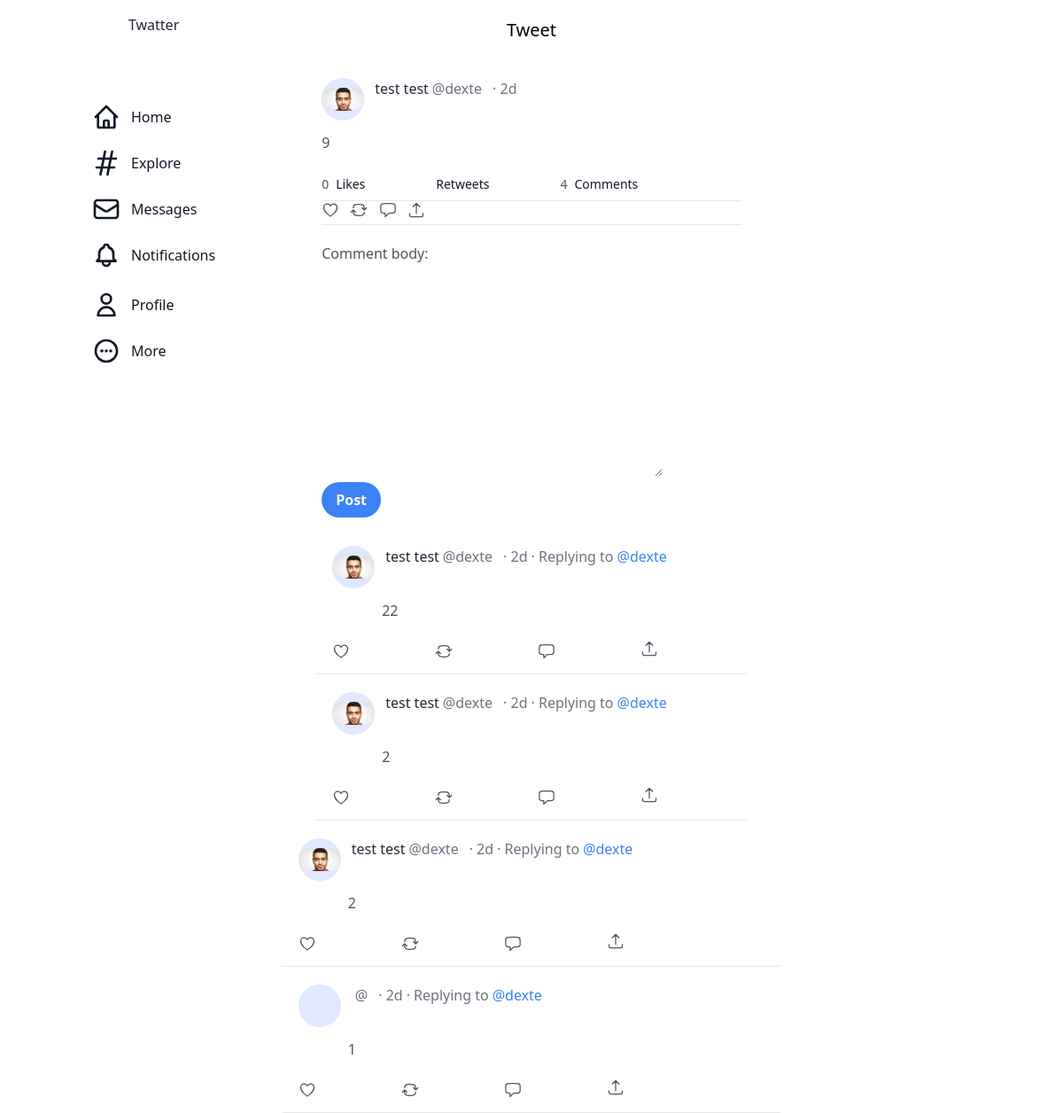
/posts/comments/13/, run on the app's committed database.
### posts/models.py (models this page shows, shortened)
class Post(models.Model):
    post_body = models.TextField(max_length=124)
    user = models.ForeignKey(User, on_delete=models.CASCADE, blank = True, null = True )
    first_name = models.ForeignKey(User, on_delete=models.CASCADE, blank = True, null = True, related_name='first_name_1')
    created_date = models.DateTimeField(auto_now_add = True)
    is_tweet = models.BooleanField(default=False, blank=True,null=True)
    is_media = models.BooleanField(default=False, blank=True,null=True)
    is_reply = models.BooleanField(default=False, blank=True,null=True)
    likes = models.ManyToManyField(User, blank=True, related_name="likes")
    liked_post = models.ManyToManyField(User, blank=True, related_name="liked_post")
    class Meta:
        ordering = ['-created_date']
    def whenposted(self):
        now = timezone.now()
        diff = now - self.created_date
        if diff.days == 0 and diff.seconds >= 0 and diff.seconds < 60:
            seconds = diff.seconds
            if seconds == 0:
                return "Now"
            else:
                return str(seconds) + "s"
        if diff.days == 0 and diff.seconds >= 60 and diff.seconds < 3600:
            minutes= math.floor(diff.seconds/60)
            if minutes == 1:
                return str(minutes) + "m"
            else:
                return str(minutes) + "m"
        if diff.days == 0 and diff.seconds >= 3600 and diff.seconds < 86400:
            hours= math.floor(diff.seconds/3600)
            if hours == 1:
                return str(hours) + "h"
            else:
                return str(hours) + "h"
        if diff.days >= 1 and diff.days < 30:
            days= diff.days
            if days == 1:
                return str(days) + "d"
            else:
                return str(days) + "d"

class Comment(models.Model):
    comment_body = models.TextField(max_length=124)
    author = models.ForeignKey(User, on_delete=models.CASCADE, blank=True, null = True)
    created_date = models.DateTimeField(auto_now_add=True)
    comment_likes = models.ManyToManyField(User, related_name="comment_likes")
    post_id = models.IntegerField(default=0)
    class Meta:
        ordering = ['-created_date']
    def whenposted(self):
        now = timezone.now()
        diff = now - self.created_date
        if diff.days == 0 and diff.seconds >= 0 and diff.seconds < 60:
            seconds = diff.seconds
            if seconds == 0:
                return "Now"
            else:
                return str(seconds) + "s"
        if diff.days == 0 and diff.seconds >= 60 and diff.seconds < 3600:
            minutes= math.floor(diff.seconds/60)
            if minutes == 1:
                return str(minutes) + "m"
            else:
                return str(minutes) + "m"
        if diff.days == 0 and diff.seconds >= 3600 and diff.seconds < 86400:
            hours= math.floor(diff.seconds/3600)
            if hours == 1:
                return str(hours) + "h"
            else:
                return str(hours) + "h"
        if diff.days >= 1 and diff.days < 30:
            days= diff.days
            if days == 1:
                return str(days) + "d"
            else:
                return str(days) + "d"

### main/models.py (models this page shows)
class User(AbstractUser):
    phone_number = models.CharField(max_length=20)
    pfp = models.ImageField()
    first_name = models.CharField(max_length = 10)
    last_name = models.CharField(max_length = 10)
    description = models.TextField (max_length= 200)
    followers = models.ManyToManyField("self", blank=True, symmetrical=False)
    following = models.ManyToManyField("self", blank=True)

### posts/views.py (the view)
# urls.py: path('comments/<pk>/', Comments.as_view(), name="comments")
class Comments(ListView):
    template_name = "posts/comments.html"
    context_object_name = "comments"
    model = Comment
    paginate_by = 1
    model = Post
    def get(self, request, pk):
        comments = Comment.objects.filter(post_id = pk)
        posts = Post.objects.filter(pk = pk)
        form = CommentForm()
        context = {
            'comments':comments,
            'posts':posts,
            'form':form,
        }
        return render(request, 'posts/comments.html',context)

### posts/forms.py
class CommentForm(forms.ModelForm):
    class Meta:
        model = Comment
        fields = (
            'comment_body',
        )

### posts/templates/posts/comments.html (shortened to what this page needs)
{% extends "base.html" %}
{% load tailwind_filters %}
{% load static %}
{% load thumbnail %}
{% block content %}
{% include "navbar.html" %}
    <p class="title-font font-medium text-center text-xl mt-5 mb-5">Tweet</p>
{% for post in posts %}
<a href="">
<div class="text-gray-600 body-font i">
    <div class="scontainer px-5  mx-auto">
      <div class="flex items-center lg:w-3/5 md:w-2/5 sm:w-2/5 mx-auto  rounded pb-3 border-gray-200 sm:flex-row flex-col">
        <div class="ml-5 mr-5 flex-grow sm:text-left text-center sm:mt-0">
          <div class="grid grid-flow-col mt-5 auto-cols-max">
            {% if post.user.username == user.username %}
            <a href="" class="sm:w-12 sm:h-12 h-12 w-12 mr-3 inline-flex items-center justify-center rounded-full bg-indigo-100 text-indigo-500 flex-shrink-0">
              <img src="{% thumbnail post.user.pfp 80x80 crop %}" class="rounded-full max-w-full h-auto" alt="">
            </a>
            <a href="" class="title-font hover:underline font-medium text-gray-800 mr-1">{{ post.user.first_name }} {{ post.user.last_name }}</a>
            <a href="" class=" text-gray-500 mr-3">@{{ post.user.username }}</a>
            {% else %}
            <a href="" class="sm:w-12 sm:h-12 h-12 w-12 mr-3 inline-flex items-center justify-center rounded-full bg-indigo-100 text-indigo-500 flex-shrink-0">
              <img src="{% thumbnail post.user.pfp 80x80 crop %}" class="rounded-full max-w-full h-auto" alt="">
            </a>
            <a href="" class="title-font hover:underline font-medium text-gray-800 mr-1">{{ post.user.first_name }} {{ post.user.last_name }}</a>
            <a href="" class=" text-gray-500 mr-3">@{{ post.user.username }}</a>
            {% endif %}
            <div class="text-gray-500"> · {{post.whenposted}}</div>
          </div>
          <p class="leading-relaxed break-all mt-3">{{ post.post_body}}</p>
          <div class="btn-contain">
            <div class="grid grid-flow-col auto-cols-max gap-20 mt-5">
            <div class="grid grid-flow-col auto-cols-max gap-2">
            <div id="refreshDivID-{{ post.pk }}">
              <div class="reloaded-divs-{{ post.pk }}">
              <p class="mt-1 text-sm">{{ post.likes.count }}</p>
            </div>
          </div>
              <p class="mt-1 text-sm text-gray-900 font-medium">Likes</p>
            </div>
            <div class="grid grid-flow-col auto-cols-max gap-2">
                <p class="mt-1 text-sm text-gray-900 font-medium">Retweets</p>
            </div>
            <div class="grid grid-flow-col auto-cols-max gap-2">
              <p class="mt-1 text-sm">{{ comments.count }} </p>
              <p class="mt-1 text-sm text-gray-900 font-medium">Comments</p>
            </a>
            </div>
<div class="border-t border-b mt-2">
      <button class="like"
              id="button-{{ post.pk}}"
              data-href="{% url 'posts:add-like' post.pk %}" name="like-btn" data-pk="{{ post.pk }}">
              </button>
  <button>
  </button>
  <button>
  </button>
  <button>
    <svg xmlns="http://www.w3.org/2000/svg" fill="none" viewBox="0 0 24 24" stroke-width="1.5" stroke="currentColor" class="w-5 ml-2 h-5">
      <path stroke-linecap="round" stroke-linejoin="round" d="M3 16.5v2.25A2.25 2.25 0 005.25 21h13.5A2.25 2.25 0 0021 18.75V16.5m-13.5-9L12 3m0 0l4.5 4.5M12 3v13.5" />
    </svg>
  </button>
          </div>
        <section class="text-gray-600 body-font relative">
          <div class="container mx-auto flex mt-5 h-2/5">
            <div class="rounded-lg flex flex-col md:ml-auto w-full relative z-10 ">
              <form action="{% url 'posts:createcomment' post.pk %}" method="post">
                {{ form|crispy }}
                <button class="bg-blue-500 hover:bg-blue-700 text-white font-bold py-2 px-4 rounded-full">Post</button>
            </form>
            </div>
      </div>
{% endfor %}
{% for comment in comments %}
<a href="">
<div class="text-gray-600 body-font infinite-container">
    <div class="infinite-item container px-10  mx-auto">
      <div class="flex items-center lg:w-3/5 md:w-2/5 sm:w-2/5 mx-auto border-b rounded pb-3 border-gray-200 sm:flex-row flex-col">
        <div class="ml-5 mr-5 flex-grow sm:text-left text-center sm:mt-0">
          <div class="grid grid-flow-col mt-5 auto-cols-max">
            {% if post.user.username == user.username %}
            <a href="" class="sm:w-12 sm:h-12 h-12 w-12 mr-3 inline-flex items-center justify-center rounded-full bg-indigo-100 text-indigo-500 flex-shrink-0">
              <img src="{% thumbnail comment.author.pfp 80x80 crop %}" class="rounded-full max-w-full h-auto" alt="">
            </a>
            <a href="" class="title-font hover:underline font-medium text-gray-800 mr-1">{{ comment.author.first_name }} {{ comment.author.last_name }}</a>
            <a href="" class=" text-gray-500 mr-3">@{{ comment.author.username }}</a>
            {% else %}
            <a href="" class="sm:w-12 sm:h-12 h-12 w-12 mr-3 inline-flex items-center justify-center rounded-full bg-indigo-100 text-indigo-500 flex-shrink-0">
              <img src="{% thumbnail comment.author.pfp 80x80 crop %}" class="rounded-full max-w-full h-auto" alt="">
            </a>
            <a href="" class="title-font hover:underline font-medium text-gray-800 mr-1">{{ comment.author.first_name }} {{ comment.author.last_name }}</a>
            <a href="" class=" text-gray-500 mr-3">@{{ comment.author.username }}</a>
            {% endif %}
            <div class="text-gray-500 mr-1"> · {{comment.whenposted}} </div>
            <span class="text-gray-500"> · Replying to</span>
            {% for post in  posts %}
            <a href="" class=" text-blue-500 ml-1"> @{{ post.user.username }}</a>
            {% endfor %}
          </div>
          <p class="leading-relaxed break-all mt-3 ml-14">{{ comment.comment_body}}</p>
          <div class="btn-contain">
            <div class="grid grid-flow-col auto-cols-max gap-20 mt-5">
            <div class="grid grid-flow-col auto-cols-max gap-2">
              <button type="submit">
              </button>
            </div>
            <div class="grid grid-flow-col auto-cols-max gap-2">
              <button>
              </button>
            </div>
            <div class="grid grid-flow-col auto-cols-max gap-2">
              <button>
              </button>
            </a>
            <div>
              <button>
                <svg xmlns="http://www.w3.org/2000/svg" fill="none" viewBox="0 0 24 24" stroke-width="1.5" stroke="currentColor" class="w-5 ml-2 h-5">
                  <path stroke-linecap="round" stroke-linejoin="round" d="M3 16.5v2.25A2.25 2.25 0 005.25 21h13.5A2.25 2.25 0 0021 18.75V16.5m-13.5-9L12 3m0 0l4.5 4.5M12 3v13.5" />
                </svg>
              </button>
            </div>
{% endfor %}
{% endblock content %}

### data on the page
Post: user.pfp (picture), user.first_name "test", user.last_name "test", user.username "dexte", whenposted "2d", post_body "9", likes.count "0", count "4"
Comment: author.pfp (picture), author.first_name "test", author.last_name "test", author.username "dexte", whenposted "2d", comment_body "22"
Comment: author.pfp (picture), author.first_name "test", author.last_name "test", author.username "dexte", whenposted "2d", comment_body "2"
Comment: author.pfp (picture), author.first_name "test", author.last_name "test", author.username "dexte", whenposted "2d", comment_body "2"
Comment: whenposted "2d", comment_body "1"
